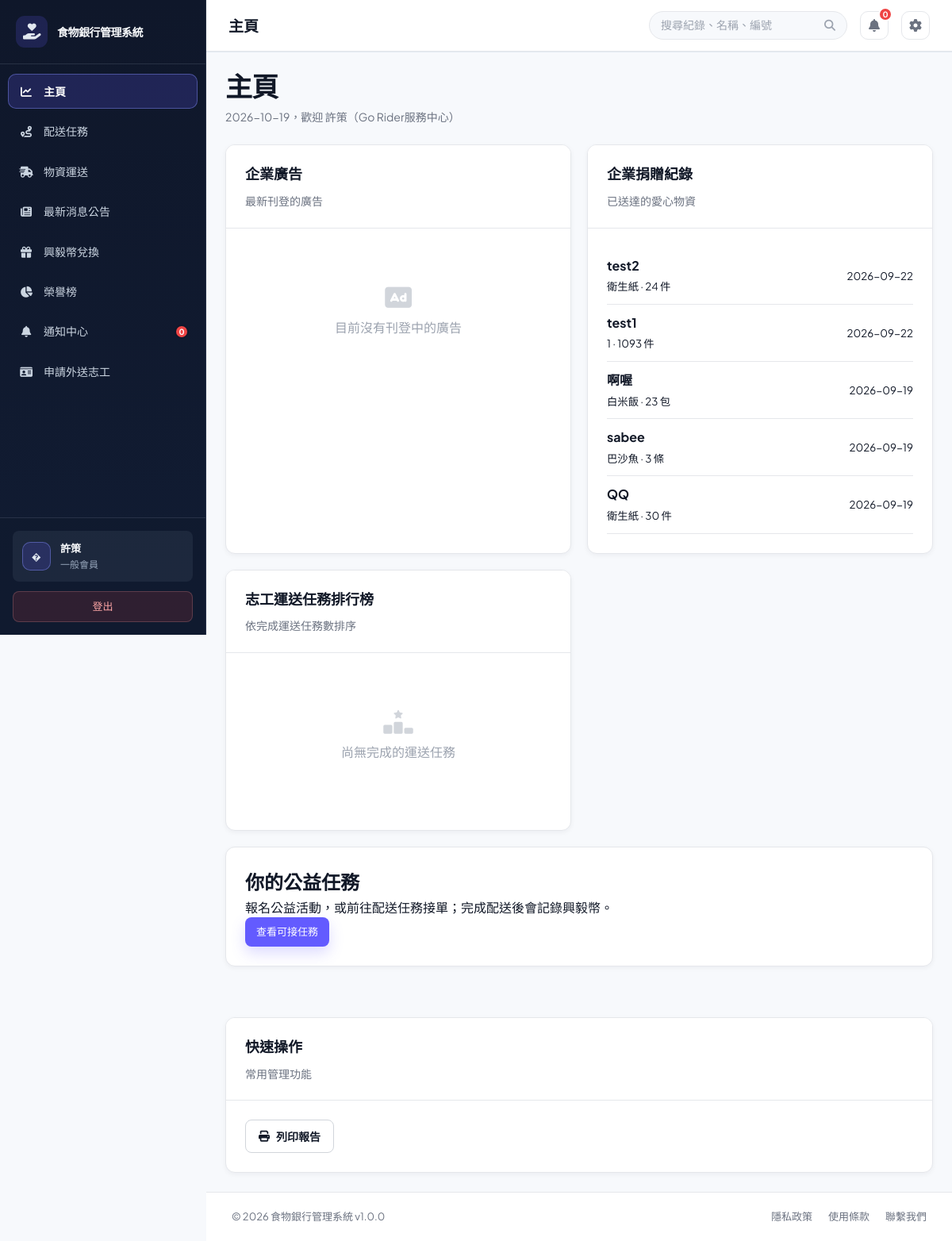
/?page=dashboard (signed in), run on the app's committed database.
### tables this page shows
CREATE TABLE `users` (
  `user_id` int(11) NOT NULL,
  `username` varchar(50) NOT NULL,
  `password` varchar(255) NOT NULL,
  `email` varchar(100) NOT NULL,
  `full_name` varchar(100) NOT NULL,
  `phone` varchar(20) DEFAULT NULL,
  `role` enum('foodbank_staff','member') NOT NULL DEFAULT 'foodbank_staff',
  `member_type` enum('general','enterprise') NOT NULL DEFAULT 'general',
  `staff_type` enum('admin','clerk') DEFAULT NULL,
  `tax_id` varchar(8) DEFAULT NULL,
  `referral_source` varchar(50) DEFAULT NULL,
  `blacklisted_at` datetime DEFAULT NULL,
  `blacklist_reason` varchar(255) DEFAULT NULL,
  `department` varchar(50) DEFAULT NULL,
  `status` enum('active','inactive','suspended') DEFAULT 'active',
  `created_at` timestamp NULL DEFAULT current_timestamp(),
  `updated_at` timestamp NULL DEFAULT current_timestamp() ON UPDATE current_timestamp(),
  `created_by` int(11) DEFAULT NULL,
  `phone_verified` tinyint(1) NOT NULL DEFAULT 0,
  `is_enterprise_verified` tinyint(1) DEFAULT 0,
  `enterprise_name` varchar(150) DEFAULT NULL,
  `enterprise_verified_at` datetime DEFAULT NULL
);

CREATE TABLE `donations` (
  `donation_id` int(11) NOT NULL,
  `order_number` varchar(30) DEFAULT NULL,
  `donor_id` int(11) DEFAULT NULL,
  `donor_name` varchar(100) NOT NULL,
  `donation_type` enum('food','supplies','money','other') NOT NULL,
  `quantity` decimal(10,2) DEFAULT NULL,
  `unit` varchar(20) DEFAULT NULL,
  `donation_date` datetime NOT NULL,
  `received_by` int(11) DEFAULT NULL,
  `status` enum('received','pending','assessed','approved','rejected','published','archived') DEFAULT 'pending',
  `evaluation_status` enum('pending','approved_volunteer','approved_self_delivery','published','rejected') DEFAULT 'pending',
  `delivery_method` enum('volunteer_assist','self_delivery') DEFAULT 'volunteer_assist',
  `approval_notes` text DEFAULT NULL,
  `approved_at` datetime DEFAULT NULL,
  `approved_by` int(11) DEFAULT NULL,
  `rejection_reason` text DEFAULT NULL,
  `rejected_at` datetime DEFAULT NULL,
  `published_at` datetime DEFAULT NULL,
  `current_status` enum('waiting_pickup','volunteer_received','in_transit','at_foodbank','inspection_complete') DEFAULT 'waiting_pickup',
  `status_updated_at` datetime DEFAULT NULL,
  `split_count` int(11) DEFAULT 1,
  `notes` text DEFAULT NULL,
  `created_at` timestamp NULL DEFAULT current_timestamp(),
  `updated_at` timestamp NULL DEFAULT current_timestamp() ON UPDATE current_timestamp(),
  `item_name` varchar(100) DEFAULT NULL,
  `weight_kg` decimal(10,2) DEFAULT NULL,
  `size_description` varchar(100) DEFAULT NULL,
  `expiry_date` date DEFAULT NULL,
  `pickup_deadline` datetime DEFAULT NULL,
  `delivery_option` enum('food_bank_pickup','volunteer_delivery') NOT NULL DEFAULT 'volunteer_delivery',
  `vehicle_type` enum('car','motorcycle','none') DEFAULT 'none',
  `photo_path` varchar(255) DEFAULT NULL,
  `evaluation_notes` text DEFAULT NULL,
  `need_inspection` tinyint(1) DEFAULT 1,
  `inspection_notes` text DEFAULT NULL,
  `donor_address` varchar(255) DEFAULT NULL,
  `reward_options` text DEFAULT NULL,
  `delivery_date` date DEFAULT NULL,
  `delivery_time` time DEFAULT NULL,
  `delivery_address` varchar(255) DEFAULT NULL,
  `estimated_distance_km` decimal(8,2) DEFAULT NULL,
  `estimated_duration_minutes` smallint(5) UNSIGNED DEFAULT NULL,
  `beneficiary_id` int(11) DEFAULT NULL,
  `dispatch_contact_name` varchar(100) DEFAULT NULL,
  `dispatch_contact_phone` varchar(30) DEFAULT NULL,
  `dispatch_vehicle_info` varchar(150) DEFAULT NULL
);

### src/views/dashboard.php (the view, shortened to what the rows shown need)
<?php
$dashboardRole = $currentUser['role'] ?? 'foodbank_staff';
$dashboardMemberType = $currentUser['member_type'] ?? null;
$isEnterpriseMember = $dashboardRole === 'member' && $dashboardMemberType === 'enterprise';
$dashboardRoleLabels = [
    'foodbank_staff' => ($currentUser['staff_type'] ?? null) === 'clerk' ? '食物銀行行政人員' : '管理介面',
    'member' => $isEnterpriseMember ? '企業公益行動中心' : 'Go Rider服務中心',
];
require_once BASE_PATH . '/src/models/AdvertisementModel.php';
require_once BASE_PATH . '/src/models/ActivityModel.php';
$homeAds = array_slice((new AdvertisementModel())->getActiveAds(3), 0, 3);
$homeDonationRecords = [];
$homeDonationResult = $connection->query(
    "SELECT n.donor_name, COALESCE(n.item_name, '物資') AS item_name, n.quantity, n.unit, n.donation_date
     FROM donations n
     WHERE n.status <> 'rejected'
       AND EXISTS (SELECT 1 FROM deliveries d WHERE d.donation_id = n.donation_id AND d.status = 'delivered')
     ORDER BY n.donation_date DESC
     LIMIT 8"
);
while ($homeDonationResult && ($homeDonationRow = $homeDonationResult->fetch_assoc())) {
    $homeDonationRecords[] = $homeDonationRow;
}
$riderLeaderboard = [];
?>
<div class="view-header">
    <div>
        <h1 class="view-title">主頁</h1>
        <p class="view-subtitle"><?php echo date('Y-m-d'); ?>，歡迎 <?php echo htmlspecialchars($currentUser['full_name'] ?? '使用者'); ?>（<?php echo htmlspecialchars($dashboardRoleLabels[$dashboardRole] ?? '管理介面'); ?>）</p>
    </div>
</div>
<div class="home-columns">
    <div class="card">
        <div class="card-header"><h2>企業廣告</h2><p>最新刊登的廣告</p></div>
        <div class="card-body">
            <?php if ($homeAds): ?>
                <?php foreach ($homeAds as $homeAd): ?>
                    <div class="mb-20">
                        <strong><?php echo htmlspecialchars($homeAd['title']); ?></strong>
                        <p><?php echo htmlspecialchars(mb_strimwidth($homeAd['content'], 0, 80, '…')); ?></p>
                        <small><?php echo htmlspecialchars($homeAd['advertiser_name'] ?? ''); ?></small>
                    </div>
                <?php endforeach; ?>
                <a href="?page=news#ads" class="btn btn-secondary btn-sm">更多廣告</a>
            <?php else: ?>
                <div class="empty-state"><i class="fas fa-rectangle-ad"></i><p>目前沒有刊登中的廣告</p></div>
            <?php endif; ?>
        </div>
    </div>
    <div class="card">
        <div class="card-header"><h2>企業捐贈紀錄</h2><p>已送達的愛心物資</p></div>
        <div class="card-body">
            <?php if ($homeDonationRecords): ?>
                <ul class="leaderboard-list">
                    <?php foreach ($homeDonationRecords as $record): ?>
                        <li>
                            <span class="leaderboard-name"><strong><?php echo htmlspecialchars($record['donor_name']); ?></strong><br><small><?php echo htmlspecialchars($record['item_name']); ?> · <?php echo htmlspecialchars(rtrim(rtrim(number_format((float) $record['quantity'], 2, '.', ''), '0'), '.')); ?> <?php echo htmlspecialchars($record['unit']); ?></small></span>
                            <small><?php echo htmlspecialchars(substr((string) $record['donation_date'], 0, 10)); ?></small>
                        </li>
                    <?php endforeach; ?>
                </ul>
            <?php else: ?>
                <div class="empty-state"><i class="fas fa-box-open"></i><p>目前沒有已送達的捐贈紀錄</p></div>
            <?php endif; ?>
        </div>
    </div>
    <div class="card">
        <div class="card-header"><h2>志工運送任務排行榜</h2><p>依完成運送任務數排序</p></div>
        <div class="card-body">
            <?php if ($riderLeaderboard): ?>
                <ol class="leaderboard-list">
                    <?php foreach ($riderLeaderboard as $index => $rider): ?>
                        <li>
                            <span class="leaderboard-rank"><?php echo $index + 1; ?></span>
                            <span class="leaderboard-name"><?php echo htmlspecialchars($rider['full_name']); ?></span>
                            <strong><?php echo (int) $rider['delivery_count']; ?> 趟</strong>
                        </li>
                    <?php endforeach; ?>
                </ol>
            <?php else: ?>
                <div class="empty-state"><i class="fas fa-ranking-star"></i><p>尚無完成的運送任務</p></div>
            <?php endif; ?>
        </div>
    </div>
</div>
<div class="card role-intro mb-20">
    <div class="card-body">
        <?php if ($dashboardRole === 'member' && !$isEnterpriseMember): ?>
            <?php if ($authService->can('rider.accept_task')): ?>
                <h2>你的公益任務</h2><p>報名公益活動，或前往配送任務接單；完成配送後會記錄興毅幣。</p>
                <a href="?page=deliveries" class="btn btn-primary btn-sm">查看可接任務</a>
            <?php else: ?>
                <h2>你的公益任務</h2><p>瀏覽並參加公益活動；想協助運送物資，可以申請成為外送志工。</p>
                <a href="?page=news" class="btn btn-primary btn-sm">查看最新消息</a>
                <a href="?page=rider_application" class="btn btn-secondary btn-sm">申請外送志工</a>
            <?php endif; ?>
        <?php elseif ($dashboardRole === 'foodbank_staff' && ($currentUser['staff_type'] ?? null) === 'clerk'): ?>
            <h2>配送與清點</h2><p>確認志工已抵達並清點、檢查現場物資，再於系統確認查收。</p>
            <a href="?page=deliveries" class="btn btn-primary btn-sm">配送任務</a>
            <a href="?page=inventory" class="btn btn-secondary btn-sm">物資盤點</a>
        <?php elseif ($dashboardRole === 'foodbank_staff'): ?>
            <h2>管理介面</h2><p>處理物資審查、配送與公益活動，確保物資完成媒合。</p>
            <a href="?page=rewards" class="btn btn-secondary btn-sm">管理興毅幣兌換</a>
        <?php elseif ($isEnterpriseMember): ?>
            <h2>企業惜食行動</h2><p>報名公益活動，也可將企業剩餘食物或物資捐贈給食物銀行。</p>
            <a href="?page=donation_materials" class="btn btn-primary btn-sm">上架剩食物資</a>
        <?php else: ?>
            <h2>忠信食物銀行管理</h2><p>管理平台模組、帳號權限、稽核紀錄與整體公益服務成效。</p>
            <a href="?page=settings" class="btn btn-primary btn-sm">前往系統設置</a>
        <?php endif; ?>
    </div>
</div>
<div class="card mt-32">
    <div class="card-header">
        <h2>快速操作</h2>
        <p>常用管理功能</p>
    </div>
    <div class="card-body">
        <div class="grid-4">
            <button class="btn btn-secondary" onclick="printTable()"><i class="fas fa-print"></i> 列印報告</button>
        </div>
    </div>
</div>

### public/index.php (shortened to what the rows shown need)
<?php
require_once BASE_PATH . '/config/database.php';
$connection = $db->getConnection();
$demoPasswordHashes = [
    'manager' => '866485796cfa8d7c0cf7111640205b83076433547577511d81f8030ae99ecea5',
    'staff' => '10176e7b7b24d317acfcf8d2064cfd2f24e154f7b5a96603077d5ef813d6a6b6',
];
foreach ($demoPasswordHashes as $demoUsername => $demoPasswordHash) {
    $demoUsernameEscaped = $connection->real_escape_string($demoUsername);
    $connection->query(
        "UPDATE users SET password = '{$demoPasswordHash}' WHERE username = '{$demoUsernameEscaped}' AND CHAR_LENGTH(password) <> 60 AND CHAR_LENGTH(password) <> 64"
    );
}
$connection->query(
    "UPDATE users SET full_name = CASE username
        WHEN 'official' THEN '食物銀行官方人員'
        WHEN 'manager' THEN '忠信食物銀行'
        WHEN 'staff' THEN '食物銀行官方人員'
        WHEN 'volunteer' THEN '忠信GO RIDER'
        WHEN 'donor' THEN '捐贈剩食店家'
        ELSE full_name
    END
    WHERE username IN ('official', 'manager', 'staff', 'volunteer', 'donor')
      AND (full_name LIKE '%?%' OR full_name = '')"
);
if (!empty($_SESSION['user']['username'])) {
    $sessionUsername = $connection->real_escape_string($_SESSION['user']['username']);
    $sessionUserResult = $connection->query("SELECT user_id, username, full_name, role, member_type, staff_type, enterprise_name, status, email, phone, phone_verified FROM users WHERE username = '{$sessionUsername}' LIMIT 1");
}
$currentUser = $_SESSION['user'];
require_once BASE_PATH . '/src/services/AuthService.php';
$authService = AuthService::forCurrentUser($currentUser);
require_once BASE_PATH . '/src/models/NotificationModel.php';
$notificationModel = new NotificationModel();
$latestNotificationId = $notificationModel->getLatestIdForUser((int) $currentUser['user_id']);
$role = $currentUser['role'];
$memberType = $currentUser['member_type'] ?? null;
$roleLabels = [
    'foodbank_staff' => ($currentUser['staff_type'] ?? null) === 'clerk' ? '食物銀行行政人員' : '忠信食物銀行',
    'member' => $memberType === 'enterprise' ? '企業會員' : ($memberType === 'general' ? '一般會員' : '會員'),
];
$page = isset($_GET['page']) ? trim($_GET['page']) : 'dashboard';
$page = basename($page);
$menu_items = [
    'dashboard' => ['label' => '主頁', 'icon' => 'fa-solid fa-chart-line'],
    'order_tracking' => ['label' => '訂單追蹤', 'icon' => 'fa-solid fa-list-check'],
    'deliveries' => ['label' => '配送任務', 'icon' => 'fa-solid fa-route'],
    'material_transport' => ['label' => '物資運送', 'icon' => 'fa-solid fa-truck-fast'],
    'news' => ['label' => '最新消息公告', 'icon' => 'fa-solid fa-newspaper'],
    'inventory' => ['label' => '物資盤點', 'icon' => 'fa-solid fa-boxes-stacked'],
    'item_categories' => ['label' => '物資分類', 'icon' => 'fa-solid fa-layer-group'],
    'rewards' => ['label' => '興毅幣兌換', 'icon' => 'fa-solid fa-gift'],
    'carbon_report' => ['label' => '永續報告', 'icon' => 'fa-solid fa-leaf'],
    'reports' => ['label' => '數據分析', 'icon' => 'fa-solid fa-chart-pie'],
    'notifications' => ['label' => '通知中心', 'icon' => 'fa-solid fa-bell'],
    'donation_materials' => ['label' => '物資捐贈', 'icon' => 'fa-solid fa-box-open'],
    'donation_materials_review' => ['label' => '物資捐贈審查', 'icon' => 'fa-solid fa-clipboard-check'],
    'settings' => ['label' => '設置', 'icon' => 'fa-solid fa-gear'],
    'users' => ['label' => '帳號審核', 'icon' => 'fa-solid fa-user-check'],
    'volunteer_management' => ['label' => '一般會員管理', 'icon' => 'fa-solid fa-people-group'],
    'rider_application' => ['label' => '申請外送志工', 'icon' => 'fa-solid fa-id-card'],
    'rider_review' => ['label' => '外送志工審核', 'icon' => 'fa-solid fa-user-shield'],
];
$routablePages = array_merge(array_keys($menu_items), ['certificate', 'activity_certificate']);
$allowedPages = array_values(array_filter($routablePages, function ($slug) use ($authService) {
    return $authService->can('page.' . $slug);
}));
?>
<!DOCTYPE html>
<html lang="zh-TW">
<head>
    <link href="https://cdnjs.cloudflare.com/ajax/libs/font-awesome/6.4.0/css/all.min.css" rel="stylesheet">
    <link rel="stylesheet" href="assets/css/style.css?v=<?php echo filemtime(__DIR__ . '/assets/css/style.css'); ?>">
</head>
<body data-notification-poll-url="?action=notifications_poll" data-notification-last-id="<?php echo (int) $latestNotificationId; ?>">
    <div class="app-wrapper">
        <aside class="sidebar">
            <nav class="sidebar-nav">
                <?php foreach ($menu_items as $key => $item):
                    if (!in_array($key, $allowedPages, true)) {
                        continue;
                    }
                    $is_active = ($page === $key) ? 'active' : '';
                    $icon = $item['icon'];
                    $label = ($key === 'reports' && $role === 'member') ? '榮譽榜' : $item['label'];
                    ?>
                    <a href="?page=<?php echo $key; ?>" class="nav-item <?php echo $is_active; ?>" title="<?php echo $label; ?>">
                        <span class="nav-icon"><i class="<?php echo $icon; ?>"></i></span>
                        <span class="nav-label"><?php echo $label; ?></span>
                    </a>
                <?php endforeach; ?>
            </nav>
            <div class="sidebar-footer">
                <div class="user-profile">
                    <div class="avatar"><?php echo htmlspecialchars(strtoupper(substr($currentUser['full_name'], 0, 2))); ?></div>
                    <div class="user-info">
                        <div class="user-name"><?php echo htmlspecialchars($currentUser['full_name']); ?></div>
                        <div class="user-role"><?php echo htmlspecialchars($roleLabels[$role] ?? $role); ?></div>
                    </div>
                </div>
            </div>
        </aside>
        <div class="main-container">
            <main class="page-content">
                <div class="content-shell">
                    <?php
                    $view_file = BASE_PATH . '/src/views/' . $page . '.php';
                    if (file_exists($view_file)) {
                        include $view_file;
                    }
                    ?>
                </div>
            </main>
        </div>
    </div>
</body>
</html>

### data on the page
users: role "榮譽榜", full_name "�", full_name "許策", staff_type+member_type+role "一般會員", role "Go Rider服務中心"
donations: donor_name "test2", item_name "衛生紙", quantity "24", unit "件", donation_date "2026-09-22"
donations: donor_name "test1", item_name "1", quantity "1093", unit "件", donation_date "2026-09-22"
donations: donor_name "啊喔", item_name "白米飯", quantity "23", unit "包", donation_date "2026-09-19"
donations: donor_name "sabee", item_name "巴沙魚", quantity "3", unit "條", donation_date "2026-09-19"
donations: donor_name "QQ", item_name "衛生紙", quantity "30", unit "件", donation_date "2026-09-19"

### other printed values
APP_NAME "食物銀行管理系統"
$label "主頁"
$label "配送任務"
$label "物資運送"
$label "最新消息公告"
$label "興毅幣兌換"
$label "通知中心"
$unreadNotificationCount "0"
$label "申請外送志工"
$menu_items[$page]['label'] "主頁"
APP_VERSION "1.0.0"
